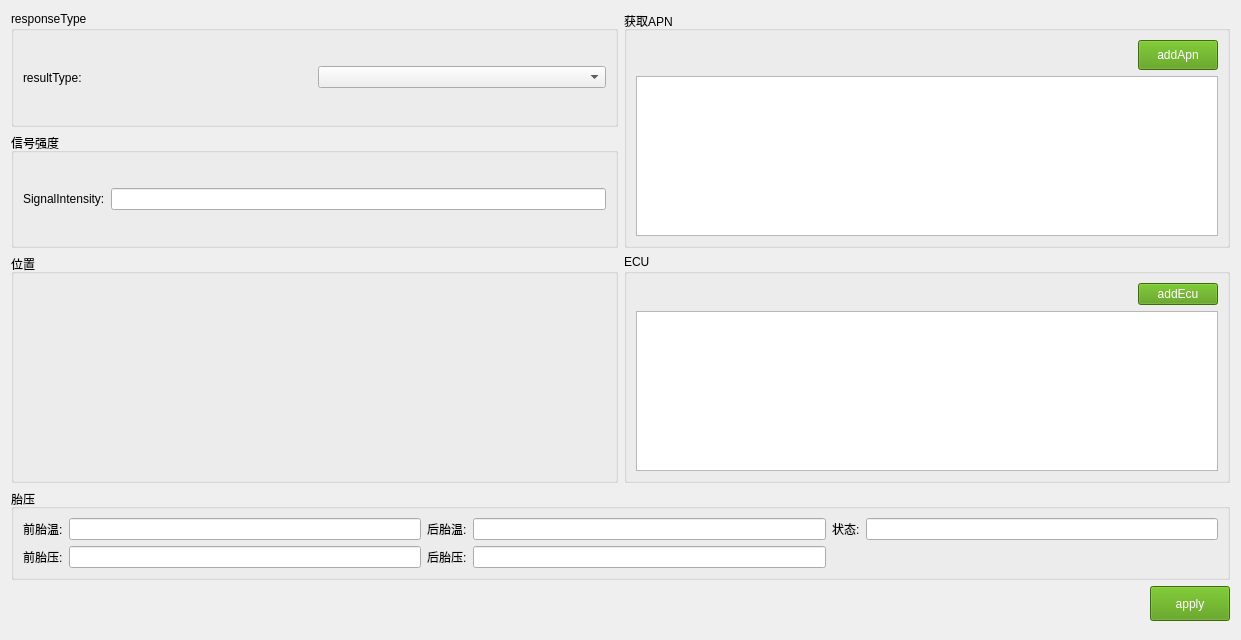
<?xml version="1.0" encoding="UTF-8"?>
<ui version="4.0">
 <class>ControlConfigForm</class>
 <widget class="QWidget" name="ControlConfigForm">
  <property name="geometry">
   <rect>
    <x>0</x>
    <y>0</y>
    <width>1241</width>
    <height>640</height>
   </rect>
  </property>
  <property name="maximumSize">
   <size>
    <width>16777215</width>
    <height>16777215</height>
   </size>
  </property>
  <property name="windowTitle">
   <string>Form</string>
  </property>
  <property name="styleSheet">
   <string notr="true">QPushButton#pushButton_apply,#pushButton_addApn,#pushButton_addEcu{
	background-color: rgb(78, 154, 6);
   color:white;
}</string>
  </property>
  <layout class="QVBoxLayout" name="verticalLayout_6">
   <item>
    <layout class="QHBoxLayout" name="horizontalLayout_3">
     <item>
      <layout class="QVBoxLayout" name="verticalLayout_5">
       <item>
        <widget class="QGroupBox" name="groupBox">
         <property name="title">
          <string>responseType</string>
         </property>
         <layout class="QHBoxLayout" name="horizontalLayout_5">
          <item>
           <widget class="QLabel" name="label_2">
            <property name="text">
             <string>resultType:</string>
            </property>
           </widget>
          </item>
          <item>
           <widget class="QComboBox" name="comboBox_result"/>
          </item>
         </layout>
        </widget>
       </item>
       <item>
        <widget class="QGroupBox" name="groupBox_5">
         <property name="title">
          <string>信号强度</string>
         </property>
         <layout class="QHBoxLayout" name="horizontalLayout">
          <item>
           <widget class="QLabel" name="label">
            <property name="text">
             <string>SignalIntensity:</string>
            </property>
           </widget>
          </item>
          <item>
           <widget class="QLineEdit" name="lineEdit_sigIntensity"/>
          </item>
         </layout>
        </widget>
       </item>
      </layout>
     </item>
     <item>
      <widget class="QGroupBox" name="groupBox_4">
       <property name="title">
        <string>获取APN</string>
       </property>
       <layout class="QVBoxLayout" name="verticalLayout_4">
        <item>
         <layout class="QHBoxLayout" name="horizontalLayout_2">
          <item>
           <spacer name="horizontalSpacer">
            <property name="orientation">
             <enum>Qt::Horizontal</enum>
            </property>
            <property name="sizeHint" stdset="0">
             <size>
              <width>40</width>
              <height>20</height>
             </size>
            </property>
           </spacer>
          </item>
          <item>
           <widget class="QPushButton" name="pushButton_addApn">
            <property name="minimumSize">
             <size>
              <width>0</width>
              <height>30</height>
             </size>
            </property>
            <property name="text">
             <string>addApn</string>
            </property>
           </widget>
          </item>
         </layout>
        </item>
        <item>
         <widget class="QListWidget" name="listWidget"/>
        </item>
       </layout>
      </widget>
     </item>
    </layout>
   </item>
   <item>
    <layout class="QHBoxLayout" name="horizontalLayout_7" stretch="1,1">
     <item>
      <widget class="QGroupBox" name="groupBox_location">
       <property name="minimumSize">
        <size>
         <width>0</width>
         <height>100</height>
        </size>
       </property>
       <property name="title">
        <string>位置</string>
       </property>
       <layout class="QVBoxLayout" name="verticalLayout_2">
        <property name="spacing">
         <number>0</number>
        </property>
        <property name="leftMargin">
         <number>0</number>
        </property>
        <property name="topMargin">
         <number>0</number>
        </property>
        <property name="rightMargin">
         <number>0</number>
        </property>
        <property name="bottomMargin">
         <number>0</number>
        </property>
        <item>
         <layout class="QVBoxLayout" name="verticalLayout_location"/>
        </item>
        <item>
         <spacer name="verticalSpacer_2">
          <property name="orientation">
           <enum>Qt::Vertical</enum>
          </property>
          <property name="sizeHint" stdset="0">
           <size>
            <width>20</width>
            <height>170</height>
           </size>
          </property>
         </spacer>
        </item>
       </layout>
      </widget>
     </item>
     <item>
      <widget class="QGroupBox" name="groupBox_2">
       <property name="title">
        <string>ECU</string>
       </property>
       <layout class="QVBoxLayout" name="verticalLayout">
        <item>
         <layout class="QHBoxLayout" name="horizontalLayout_6">
          <item>
           <spacer name="horizontalSpacer_3">
            <property name="orientation">
             <enum>Qt::Horizontal</enum>
            </property>
            <property name="sizeHint" stdset="0">
             <size>
              <width>40</width>
              <height>20</height>
             </size>
            </property>
           </spacer>
          </item>
          <item>
           <widget class="QPushButton" name="pushButton_addEcu">
            <property name="text">
             <string>addEcu</string>
            </property>
           </widget>
          </item>
         </layout>
        </item>
        <item>
         <widget class="QListWidget" name="listWidget_ecu"/>
        </item>
       </layout>
      </widget>
     </item>
    </layout>
   </item>
   <item>
    <widget class="QGroupBox" name="groupBox_3">
     <property name="title">
      <string>胎压</string>
     </property>
     <layout class="QVBoxLayout" name="verticalLayout_3">
      <item>
       <layout class="QGridLayout" name="gridLayout">
        <item row="0" column="5">
         <widget class="QLineEdit" name="lineEdit_status"/>
        </item>
        <item row="0" column="1">
         <widget class="QLineEdit" name="lineEdit_frontTemp"/>
        </item>
        <item row="0" column="3">
         <widget class="QLineEdit" name="lineEdit_rearTemp"/>
        </item>
        <item row="0" column="4">
         <widget class="QLabel" name="label_16">
          <property name="text">
           <string>状态:</string>
          </property>
         </widget>
        </item>
        <item row="0" column="0">
         <widget class="QLabel" name="label_12">
          <property name="text">
           <string>前胎温:</string>
          </property>
         </widget>
        </item>
        <item row="0" column="2">
         <widget class="QLabel" name="label_14">
          <property name="text">
           <string>后胎温:</string>
          </property>
         </widget>
        </item>
        <item row="1" column="0">
         <widget class="QLabel" name="label_13">
          <property name="text">
           <string>前胎压:</string>
          </property>
         </widget>
        </item>
        <item row="1" column="1">
         <widget class="QLineEdit" name="lineEdit_frontPressure"/>
        </item>
        <item row="1" column="2">
         <widget class="QLabel" name="label_15">
          <property name="text">
           <string>后胎压:</string>
          </property>
         </widget>
        </item>
        <item row="1" column="3">
         <widget class="QLineEdit" name="lineEdit_rearPressure"/>
        </item>
       </layout>
      </item>
     </layout>
    </widget>
   </item>
   <item>
    <layout class="QHBoxLayout" name="horizontalLayout_4">
     <item>
      <spacer name="horizontalSpacer_2">
       <property name="orientation">
        <enum>Qt::Horizontal</enum>
       </property>
       <property name="sizeHint" stdset="0">
        <size>
         <width>40</width>
         <height>20</height>
        </size>
       </property>
      </spacer>
     </item>
     <item>
      <widget class="QPushButton" name="pushButton_apply">
       <property name="minimumSize">
        <size>
         <width>0</width>
         <height>35</height>
        </size>
       </property>
       <property name="maximumSize">
        <size>
         <width>16777215</width>
         <height>35</height>
        </size>
       </property>
       <property name="text">
        <string>apply</string>
       </property>
      </widget>
     </item>
    </layout>
   </item>
   <item>
    <spacer name="verticalSpacer">
     <property name="orientation">
      <enum>Qt::Vertical</enum>
     </property>
     <property name="sizeHint" stdset="0">
      <size>
       <width>20</width>
       <height>40</height>
      </size>
     </property>
    </spacer>
   </item>
  </layout>
 </widget>
 <resources/>
 <connections/>
</ui>
